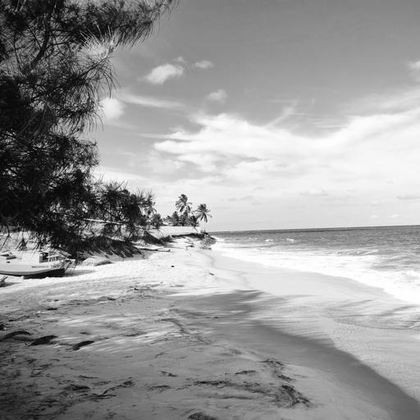
%> input picture Provas/prova_2/1_imagem.png, 420 x 420 px, shrunk from 512 x 512 before the run
$ octave vitor_carvalho.m   (GNU Octave 9; MATLAB toolbox functions it lacks are replaced by stand-ins)
%> lines starting %> are read from the running program, lines starting %| are printed output that depends on the picture; in (x1, y1, x2, y2) boxes, pixels count from 0 and x2, y2 are one past the last pixel; in counts of white or black regions, pixels touching at a corner belong together; the program's own positions count from 1
clear all;
close all;

##QUESTÃO 1
imEntrada1 = imread("1_imagem.png");
%> imEntrada1 is the input picture: size 420x420 uint8; min 0, max 255, mean 153.2

figure("Name","imEntrada1");
imshow(imEntrada1);

filtro = [0 1 0;
1 -4 1;
0 1 0];

imBorda = zeros(size(imEntrada1,1)+2, size(imEntrada1,2)+2, "uint8");

for i=2:size(imBorda,1)-1
  for j=2:size(imBorda,2)-1
      imBorda(i,j,:) = imEntrada1(i-1, j-1,:);
    endfor
  endfor
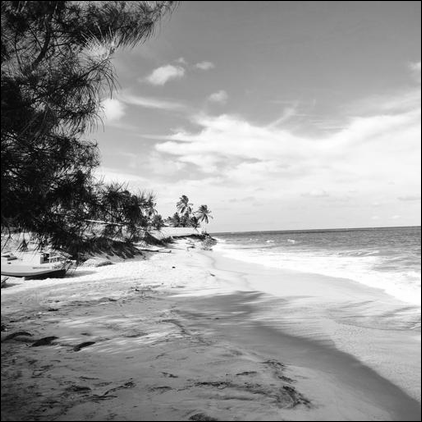
%> imBorda: size 422x422 uint8; min 0, max 255, mean 151.7

figure("Name","imBorda");
imshow(imBorda);


imresult = imEntrada1;
imBorda = double(imBorda);
%> imBorda: size 422x422 double
for i=2:size(imBorda,1)-1
  for j=2:size(imBorda,2)-1
      imresult(i-1,j-1,:) = ((imBorda(i-1, j-1,:) * filtro(1,1)) +  (imBorda(i-1,j,:) * filtro(1,2))
                     + (imBorda(i-1,j+1,:) * filtro(1,3)) + (imBorda(i,j-1,:) * filtro(2,1) )
                     + (imBorda(i,j,:) * filtro(2,2)) + (imBorda(i,j+1,:) * filtro(2,3))
                     + (imBorda(i+1,j-1,:) * filtro(3,1)) + (imBorda(i+1,j,:) * filtro(3,2))
                     + (imBorda(i+1,j+1,:) * filtro(3,3)));
    endfor
  endfor
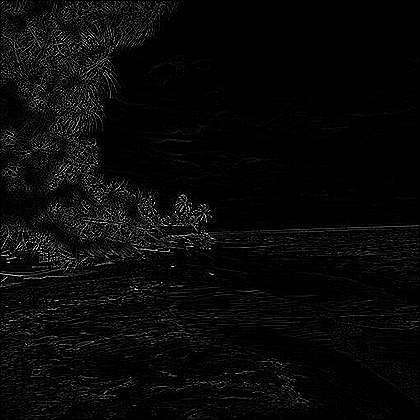
%> imresult: size 420x420 uint8; min 0, max 255, mean 9.2

  for i=2:size(imBorda,1)-1
  for j=2:size(imBorda,2)-1
      imBorda(i,j,:) = imEntrada1(i-1, j-1,:);
    endfor
  endfor

figure("Name","imResult");
imshow(imresult);

##QUESTÃO 2
imGraos = imread("1_graos.png");
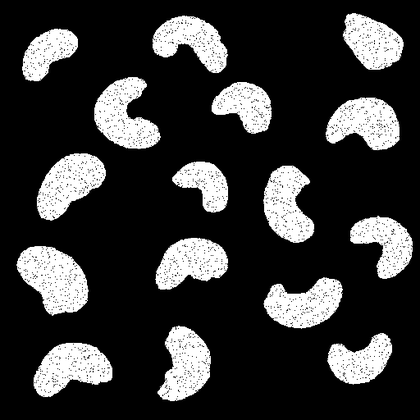
%> input picture Provas/prova_2/1_graos.png, 420 x 420 px, shrunk from 512 x 512 before the run
%> imGraos is the input picture: size 420x420 uint8; min 0, max 255, mean 54.5

figure("Name","imGraos");
imshow(imGraos);

elementoEE = [1 1 1;
1 1 1;
1 1 1];

imGraosSemRuido = imGraos;

for i=1:size(imGraosSemRuido,1)
      for j=1:size(imGraosSemRuido,2)

    if imGraos(i,j)
      corte = imGraosSemRuido(i:i+2, j:j+2,:);
      corteV = corte & elementoEE;

      if sum(sum(corteV)) != 0 && sum(sum(corteV)) != sum(sum(elementoEE))
           imGraosSemRuido(i:i+2, j:j+2,:) = corte  | elementoEE;
      endif
    endif
  endfor
endfor
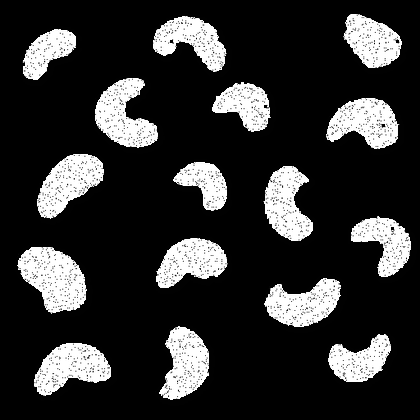
%> imGraosSemRuido: size 420x420 uint8; 8.66% of pixels changed, all inside (x1, y1, x2, y2) = (14, 11, 417, 406)
%> after the loop, corte = [1 1 1; 1 1 1; 1 0 0]; corteV = [true true true; true true true; true false false]

figure("Name","imGraosSemRuido");
imshow(imGraosSemRuido);

im = imGraosSemRuido;

imNova = zeros(size(im,1),size(im,2), "uint8");
rotulos = 1;
vetorErros = [];

for i=2:(size(im,1)-1)
  for j=2:(size(im,2)-1)
    cont = 1;
      if(im(i,j) && !imNova(i,j))

       if(im(i-1,j-1) == 0 && im(i-1,j) == 0 &&  im(i,j-1) == 0 && im(i-1,j+1) == 0)
        imNova(i,j) = rotulos;
        rotulos += 1;
        else
          if(imNova(i-1,j-1) != 0)
              imNova(i,j) = imNova(i-1,j-1);

               if(imNova(i-1,j-1) != imNova(i-1,j) && imNova(i-1,j) !=0)
                vetorErros(imNova(i-1,j-1), cont++) = imNova(i-1,j);
              endif

              if(imNova(i-1,j-1) != imNova(i,j-1) && imNova(i,j-1) != 0)
                vetorErros(imNova(i-1,j-1), cont++) = imNova(i,j-1);
              endif

              if(imNova(i-1,j-1) != imNova(i-1,j+1) && imNova(i-1,j+1) != 0)
                vetorErros(imNova(i-1,j-1), cont++) = imNova(i-1,j+1);
              endif

           endif
            if(imNova(i-1,j) != 0)
                imNova(i,j) = imNova(i-1,j);

                if(imNova(i-1,j) != imNova(i-1,j-1) && imNova(i-1,j-1) !=0)
                vetorErros(imNova(i-1,j), cont++) = imNova(i-1,j-1);
              endif

              if(imNova(i-1,j) != imNova(i-1,j-1) && imNova(i,j-1) != 0)
                vetorErros(imNova(i-1,j), cont++) = imNova(i,j-1);
              endif

              if(imNova(i-1,j) != imNova(i-1,j+1) && imNova(i-1,j+1) != 0)
                vetorErros(imNova(i-1,j), cont++) = imNova(i-1,j+1);
              endif

            endif
           if(imNova(i,j-1) != 0)
               imNova(i,j) = imNova(i,j-1);

               if(imNova(i,j-1) != imNova(i-1,j) && imNova(i-1,j) !=0)
                vetorErros(imNova(i,j-1), cont++) = imNova(i-1,j);
              endif

              if(imNova(i,j-1) != imNova(i-1,j-1) && imNova(i-1,j-1) != 0)
                vetorErros(imNova(i,j-1), cont++) = imNova(i-1,j-1);
              endif

              if(imNova(i,j-1) != imNova(i-1,j+1) && imNova(i-1,j+1) != 0)
                vetorErros(imNova(i,j-1), cont++) = imNova(i-1,j+1);
              endif

            endif
            if(imNova(i-1,j+1) != 0)
               imNova(i,j) = imNova(i-1,j+1);

               if(imNova(i-1,j+1) != imNova(i-1,j) && imNova(i-1,j) !=0)
                vetorErros(imNova(i-1,j+1), cont++) = imNova(i-1,j);
              endif

              if(imNova(i-1,j+1) != imNova(i,j-1) && imNova(i,j-1) != 0)
                vetorErros(imNova(i-1,j+1), cont++) = imNova(i,j-1);
              endif

              if(imNova(i-1,j+1) != imNova(i-1,j-1) && imNova(i-1,j-1) != 0)
                vetorErros(imNova(i-1,j+1), cont++) = imNova(i-1,j-1);
              endif

            endif
      endif
      endif
    endfor
  endfor
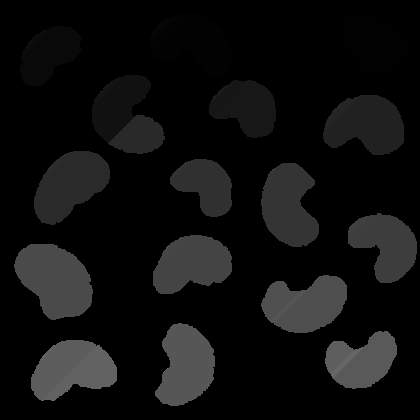
%> imNova: size 420x420 uint8; min 0, max 104, mean 15.1
%> after the loop, rotulos = 105

vetor = 0;
contV = 1;
for i=1:size(vetorErros,1)
for j=1:size(vetorErros,2)
  if(vetorErros(i,j) != 0)
        vetor(contV,1) = i;
        vetor(contV,2) = vetorErros(i,j);
        contV++;
    endif
  endfor
endfor
%> this loop made 104 passes
%> after the loop, contV = 683; vetor = 682 rows, first 12: [1 1; 2 2; 2 3; 2 3; 2 2; 2 3; 2 3; 3 2; 3 2; 3 2; 3 4; 3 3]

vetorErrosC = [0,0];
contL =1;
for i=1:size(vetor,1)
  flag = true;

    for l=1:contL
      if(vetorErrosC(l, 1) == vetor(i,1) && vetorErrosC(l,2) == vetor(i,2))
        flag = false;
      endif
   endfor

   if(flag && vetor(i,1) != vetor(i,2))
   contL++;
    vetorErrosC(contL,1) = vetor(i,1);
    vetorErrosC(contL,2) = vetor(i,2);
   endif
 endfor
%> after the loop, contL = 218; vetorErrosC = 218 rows, first 12: [0 0; 2 3; 3 2; 3 4; 4 3; 4 5; 5 4; 5 6; 5 7; 6 5; 6 7; 6 8]
vetorErrosC;

figure("Name", "imNova")
imshow(imNova)
imNovaCorrigi = imNova;

%> (the run ends here)
